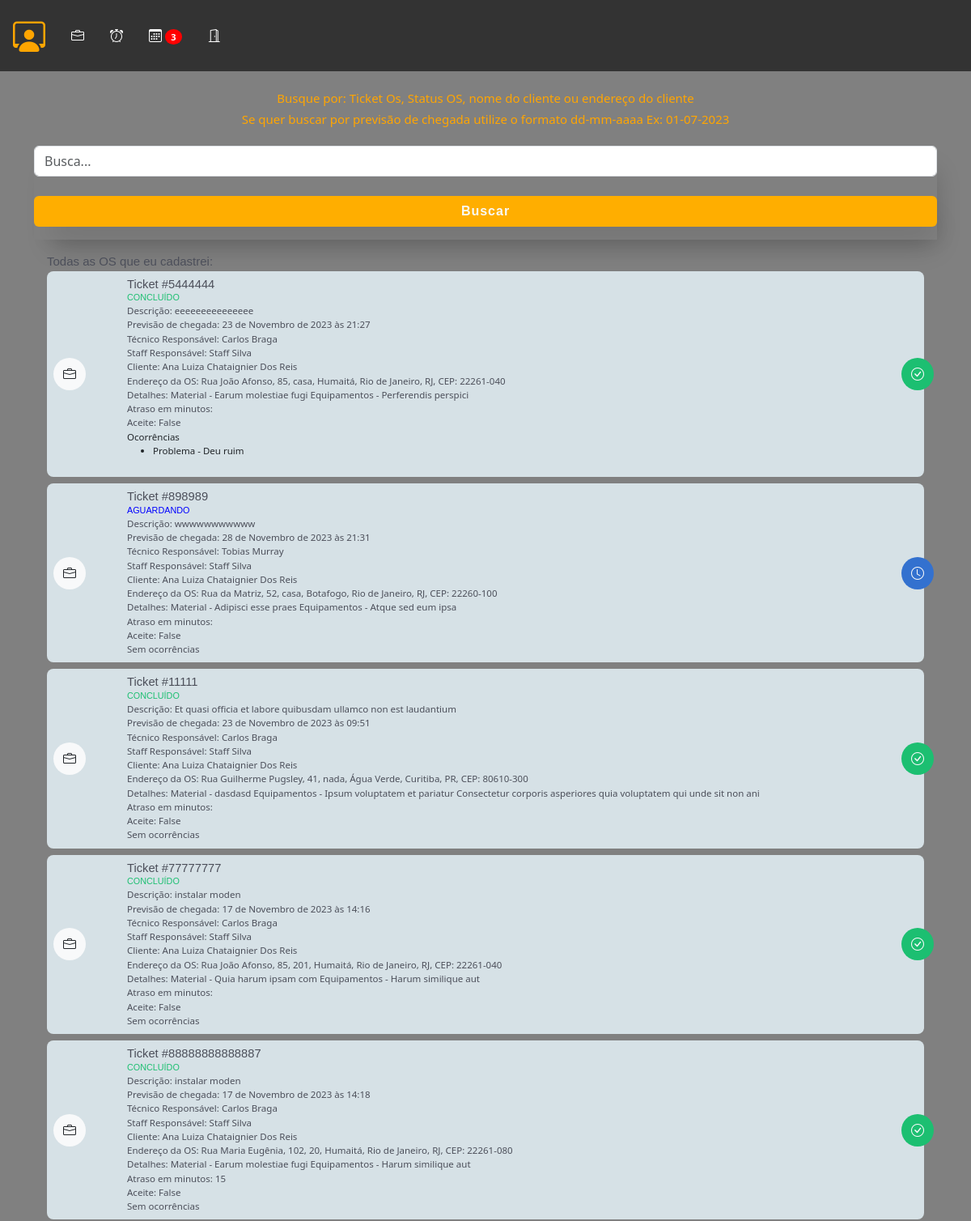
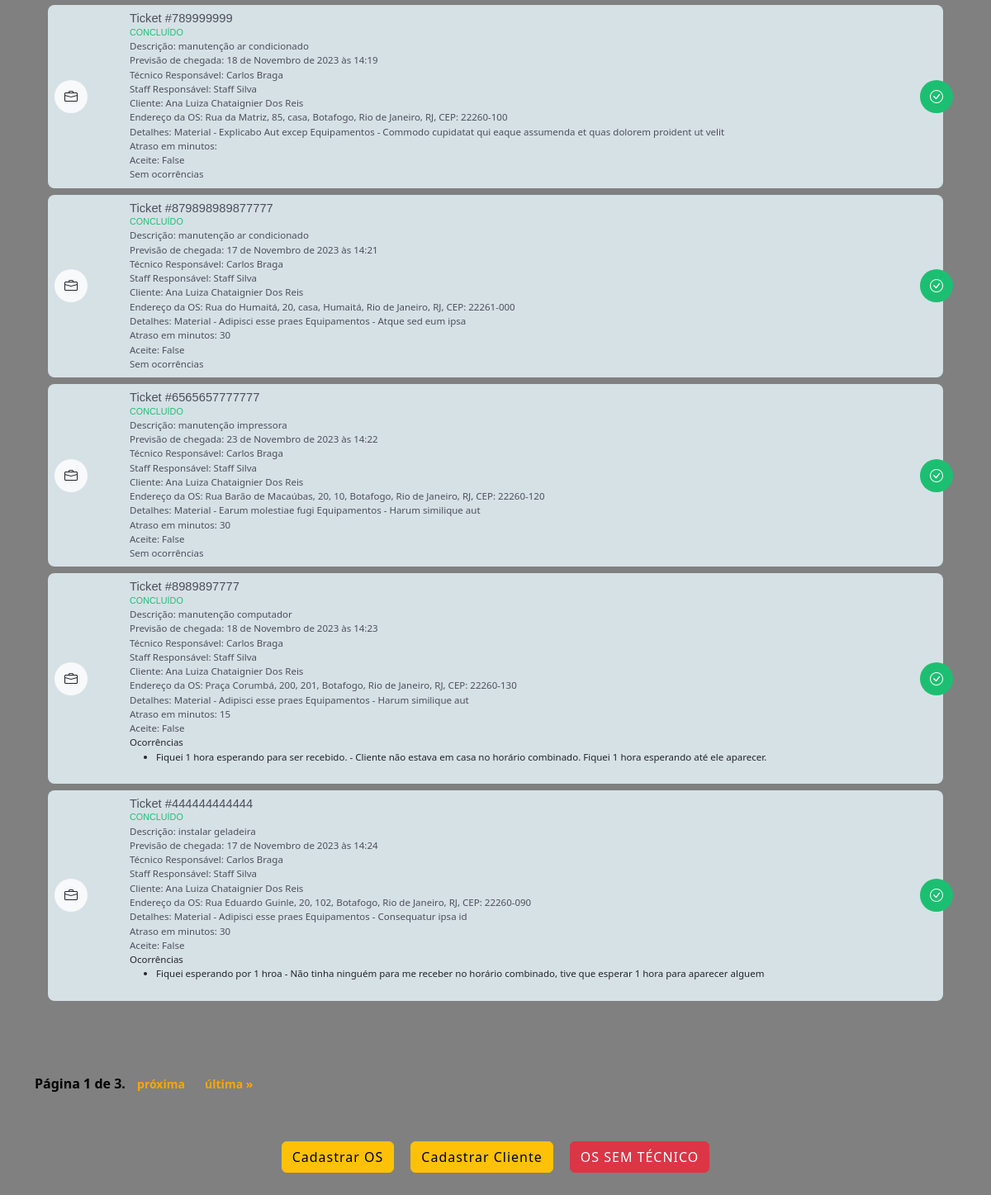
The app's page /staff/lista_os/ (signed in) with its own data (2 pictures, top to bottom).
### staff/models.py (models this page shows, shortened)
class OrdemDeServico(models.Model):
    ticket = models.CharField(max_length=200, unique=True)
    tecnico = models.ForeignKey(
        CustomUser,
        on_delete=models.CASCADE,
        related_name="ordens_técnico",
        null=True,
        default=None,
    )
    staff = models.ForeignKey(
        CustomUser, on_delete=models.CASCADE, related_name="ordens_staff"
    )
    descricao = models.TextField(max_length=600)
    previsao_chegada = models.DateTimeField(editable=True)
    previsao_execucao = models.DateTimeField(editable=True)
    material = models.CharField(max_length=100, validators=[MinLengthValidator(3)])
    equipamento = models.CharField(max_length=100, validators=[MinLengthValidator(3)])
    data_criacao = models.DateTimeField(auto_now_add=True)
    cliente = models.ForeignKey(Cliente, on_delete=models.CASCADE)
    endereco = models.ForeignKey(Endereco, on_delete=models.CASCADE)
    contrato = models.CharField(max_length=700, null=True, blank=True)
    atividade = models.CharField(max_length=50, choices=ACTIVITY_CHOICES)
    status_tecnico = models.CharField(max_length=50, choices=TECNICAL_CHOICES)
    status = models.CharField(
        max_length=10, choices=STATUS_CHOICES, default="Aguardando"
    )
    atraso_em_minutos = models.CharField(max_length=50, choices=ATRASO_CHOICES)
    atraso_descricao = models.TextField(max_length=400)
    descricao_reagendamento = models.TextField(max_length=400)
    vezes_reagendada = models.IntegerField(default=0)
    aceite = models.BooleanField(default=False)

class Cliente(models.Model):
    nome = models.CharField(max_length=50, validators=[MinLengthValidator(3)])
    rg = models.CharField(max_length=12, validators=[MinLengthValidator(3)])
    telefone1 = models.CharField(max_length=15, validators=[MinLengthValidator(3)])
    telefone2 = models.CharField(max_length=15, validators=[MinLengthValidator(3)])

class Ocorrencia(models.Model):
    ordem_de_servico = models.ForeignKey(
        OrdemDeServico, on_delete=models.CASCADE, related_name="ocorrencias"
    )
    titulo = models.CharField(max_length=100, validators=[MinLengthValidator(3)])
    descricao = models.TextField(max_length=600)
    data_criacao = models.DateTimeField(auto_now_add=True)
    foto = models.ImageField(upload_to="img/ocorrencias/", null=True, blank=True)
    video = models.FileField(upload_to="videos/ocorrencias/", null=True, blank=True)

### authentication/models.py (models this page shows, shortened)
class CustomUser(AbstractUser):
    telefone = models.CharField(max_length=15, null=False)
    endereco = models.ForeignKey(
        Endereco, on_delete=models.CASCADE, null=True, default=None
    )
    foto = models.ImageField(upload_to="img/perfil_user/", null=True, blank=True)
    email = models.EmailField(unique=True)

class Endereco(models.Model):
    cep = models.CharField(max_length=10)
    rua = models.CharField(max_length=30, validators=[MinLengthValidator(3)])
    bairro = models.CharField(max_length=20, validators=[MinLengthValidator(3)])
    cidade = models.CharField(max_length=20, validators=[MinLengthValidator(3)])
    estado = models.CharField(max_length=2, choices=STATE_CHOICES)
    numero = models.PositiveIntegerField(validators=[MinValueValidator(1)])
    complemento = models.CharField(max_length=100)
    def __str__(self):
        return f"{self.rua}, {self.numero}, {self.complemento}, {self.bairro}, {self.cidade}, {self.estado}, CEP: {self.cep}"

### staff/views.py (the view, shortened to what this page needs)
# urls.py: path("lista_os/", views.lista_os, name="lista_os"),
@user_passes_test(is_staff)
def lista_os(request):
    try:
        staff = request.user
        avisos = calcula_atraso_reagendamento(staff)
        data_atual = datetime.now().date()
        todas_as_ordens = OrdemDeServico.objects.filter(staff=staff)
        for ordem in todas_as_ordens:
            data_previsao = ordem.previsao_chegada.date()
            if data_previsao < data_atual and ordem.status in [
                "Atenção",
                "Urgente",
                "Aguardando",
            ]:
                ordem.status = "Reagendar"
                ordem.descricao_reagendamento = "Ordem ignorada pelo técnico"
                ordem.save()
        ordens = OrdemDeServico.objects.filter(
            staff=request.user,
            status__in=["Atenção", "Urgente", "Aguardando", "Concluído"],
        )
        filtros = request.GET.get("buscar")
    except Exception as e:
        return render(request, "error.html", {"error_message": str(e)})
    items_per_page = 10
    paginator = Paginator(ordens, items_per_page)
    page = request.GET.get("page")
    try:
        ordens = paginator.page(page)
    except PageNotAnInteger:
        ordens = paginator.page(1)
    except EmptyPage:
        ordens = paginator.page(paginator.num_pages)
    return render(
        request,
        "lista_os.html",
        {
            "ordens": ordens,
            **avisos,
        },
    )

### main/helpers.py (called while the page is built)
def is_staff(user):
    return user.groups.filter(name="Staff").exists()

### staff/helpers.py (called while the page is built)
def calcula_atraso_reagendamento(user):
    try:
        ordens_em_atraso = OrdemDeServico.objects.filter(
            staff=user,
            atraso_em_minutos__isnull=False,
            status__in=["Atenção", "Urgente", "Aguardando"],
            atraso_em_minutos__gt=0,
        )
        ordens_reagendar = OrdemDeServico.objects.filter(
            staff=user,
            status="Reagendar",
        )
        total_reagendar = len(ordens_reagendar)
        atrasos = len(ordens_em_atraso)
        return {"atrasos": atrasos, "total_reagendar": total_reagendar}
    except Exception as e:
        print(f"Erro ao calcular aviso: {e}")
        return {"atrasos": 0, "total_reagendar": 0}

### staff/templates/lista_os.html (shortened to what this page needs)
{% extends "base_staff.html" %}
{% load static %}
{% block rest %}
  <section id="lista_oc_scr">
    <div class="container">
      <div id="oc_lista">
        <br>
        <h5>Busque por: Ticket Os, Status OS, nome do cliente ou endereço do cliente</h5>
        <h5>Se quer buscar por previsão de chegada utilize o formato dd-mm-aaaa Ex: 01-07-2023</h5>
        <form id="form_buscar" class="box-shadow mt-4" method='GET' action="{% url 'lista_os' %}">
          <input type="text" class="form-control mt-3" name="buscar" placeholder="Busca...">
          <button type="submit" class="btn bg06 text-light w-100 box-shadow fs-6 font-bold mt-4 mb-3">Buscar</button>
        </form>
        <div class="tab-pane fade show active" id="pills-01" role="tabpanel" aria-labelledby="pills-home-tab" tabindex="0">
          <label class="mt-2 font-medium color04">Todas as OS que eu cadastrei:</label>
          {% for ordem in ordens %}
            <div class="oc_lista_item">
              <div class="row">
                <div class="col-2 col-md-1">
                  <div class="icon bg-light"><i class="bi bi-briefcase text-dark"></i></div>
                </div>
                <div class="col-10 col-md-11">
                    <div class="oc_l_nome font-medium color04">Ticket #{{ ordem.ticket }}</div>
                    <div class="oc_l_status font-medium {% if ordem.status == 'Urgente' %}color-red{% elif ordem.status == 'Atenção' %}color-yellow{% elif ordem.status == 'Aguardando' %}color-blue{% elif ordem.status == 'Concluído' %}color-green{% endif %}">{{ ordem.status }}</div>
                  <div class="oc_l_data color04 font-dark">Descrição: {{ ordem.descricao }}</div>
                  <div class="oc_l_data color04 font-dark">Previsão de chegada: {{ ordem.previsao_chegada }}</div>
                  <div class="oc_l_data color04 font-dark">Técnico Responsável: {{ ordem.tecnico.first_name }} {{ ordem.tecnico.last_name }}</div>
                  <div class="oc_l_data color04 font-dark">Staff Responsável: {{ ordem.staff.first_name }} {{ ordem.staff.last_name }}</div>
                  <div class="oc_l_data color04 font-dark">Cliente: {{ ordem.cliente.nome }}</div>
                  <div class="oc_l_data color04 font-dark">Endereço da OS: {{ ordem.endereco }}</div>
                  <div class="oc_l_data color04 font-dark">Detalhes: Material - {{ ordem.material}} Equipamentos - {{ordem.equipamento}}</div>
                  <div class="oc_l_data color04 font-dark">Atraso em minutos: {{ ordem.atraso_em_minutos }}</div>
                  <div class="oc_l_data color04 font-dark">Aceite: {{ ordem.aceite }}</div>
                  {% if ordem.ocorrencias.all %}
                    <div class="oc_l_data color07 font-dark ">
                      Ocorrências
                      <ul>
                        {% for ocorrencia in ordem.ocorrencias.all %}
                          <li>{{ ocorrencia.titulo }} - {{ ocorrencia.descricao }}</li>
                        {% endfor %}
                      </ul>
                    </div>
                  {% else %}
                    <div class="oc_l_data color04 font-dark">Sem ocorrências</div>
                  {% endif %}
                  {% if ordem.status == "Urgente" %}
                    <div class="status_icon bg05 text-light">
                      <i class="bi bi-exclamation-triangle-fill"></i>
                    </div>
                  {% elif ordem.status == "Atenção" %}
                    <div class="status_icon bg06 text-dark">
                      <i class="bi bi-flag"></i>
                    </div>
                  {% elif ordem.status == "Aguardando" %}
                    <div class="status_icon bg01 text-light">
                      <i class="bi bi-clock"></i>
                    </div>
                  {% elif ordem.status == "Concluído" %}
                    <div class="status_icon bg02 text-light">
                      <i class="bi bi-check-circle"></i>
                    </div>
                  {% endif %}
                </div>
              </div>
            </div>
          {% endfor %}
        </div>
      </div>
      <div class="pagination">
        <span class="step-links">
          <span class="current-page">
            Página {{ ordens.number }} de {{ ordens.paginator.num_pages }}.
          </span>
          {% if ordens.has_next %}
            <a href="?page={{ ordens.next_page_number }}">próxima</a>
            <a href="?page={{ ordens.paginator.num_pages }}">última &raquo;</a>
          {% endif %}
        </span>
      </div>
    </div>
  </section>
{% endblock %}

### main/templates/static/assets/css/app_mamminfo.css (style rules this page uses)
html { font-family: 'Noto', sans-serif;background: #ced0dc; }
.font-medium { font-family: 'NotoMedium', sans-serif;font-weight: 400; }
.font-bold { font-family: 'NotoBold', sans-serif;font-weight: 600; }
.bg01 { background: #3371cf; }
.bg02 { background: #1cbf71; }
.bg06 { background: #ffae00; }
.color04 { color: #4c4f5a; }
section { height: auto;min-height: 90vh;max-width: 100vw;width: 100%; }
.box-shadow { box-shadow: 10px 20px 32px -12px rgba(0,0,0,.2); }
.btn { letter-spacing: 1px; }
#oc_lista { padding-bottom: 72px; }
#oc_lista .tab-pane { padding: 8px 16px; }
#oc_lista .oc_lista_item { background: #d6e1e6;border-radius: 8px;padding: 8px;position: relative;margin-bottom: 8px; }
#oc_lista .oc_lista_item .icon { width: 40px;height: 40px;border-radius: 40px;display: inline-block;text-align: center;line-height: 40px;position: absolute;l: 0;top: 0;bottom: 0;margin: auto; }
#oc_lista .oc_lista_item .oc_l_data { font-size: .72rem; }
#oc_lista .oc_lista_item .oc_l_nome { font-size: .92rem;line-height: 112%;white-space: nowrap;overflow: hidden;text-overflow: ellipsis; }
#oc_lista .oc_lista_item .oc_l_status { font-size: .675rem;text-transform: uppercase; }
#oc_lista .oc_lista_item .status_icon { width: 40px;height: 40px;border-radius: 40px;display: inline-block;text-align: center;line-height: 40px;position: absolute;right: -12px;top: 0;bottom: 0;margin: auto; }

### records on screen
OrdemDeServico: ticket "5444444", status "CONCLUÍDO", descricao "eeeeeeeeeeeeeee", previsao_chegada "23 de Novembro de 2023 às 21:27", tecnico.first_name "Carlos", tecnico.last_name "Braga", staff.first_name "Staff", staff.last_name "Silva", cliente.nome "Ana Luiza Chataignier Dos Reis", endereco "Rua João Afonso, 85, casa, Humaitá, Rio de Janeiro, RJ, CEP: 22261-040", material "Earum molestiae fugi", equipamento "Perferendis perspici", aceite "False"
Ocorrencia: titulo "Problema", descricao "Deu ruim"
OrdemDeServico: ticket "898989", status "AGUARDANDO", descricao "wwwwwwwwwww", previsao_chegada "28 de Novembro de 2023 às 21:31", tecnico.first_name "Tobias", tecnico.last_name "Murray", staff.first_name "Staff", staff.last_name "Silva", cliente.nome "Ana Luiza Chataignier Dos Reis", endereco "Rua da Matriz, 52, casa, Botafogo, Rio de Janeiro, RJ, CEP: 22260-100", material "Adipisci esse praes", equipamento "Atque sed eum ipsa", aceite "False", shows "Sem ocorrências"
OrdemDeServico: ticket "11111", status "CONCLUÍDO", descricao "Et quasi officia et labore quibusdam ullamco non est laudantium", previsao_chegada "23 de Novembro de 2023 às 09:51", tecnico.first_name "Carlos", tecnico.last_name "Braga", staff.first_name "Staff", staff.last_name "Silva", cliente.nome "Ana Luiza Chataignier Dos Reis", endereco "Rua Guilherme Pugsley, 41, nada, Água Verde, Curitiba, PR, CEP: 80610-300", material "dasdasd", equipamento "Ipsum voluptatem et pariatur Consectetur corporis asperiores quia voluptatem qui unde sit non ani", aceite "False", shows "Sem ocorrências"
OrdemDeServico: ticket "77777777", status "CONCLUÍDO", descricao "instalar moden", previsao_chegada "17 de Novembro de 2023 às 14:16", tecnico.first_name "Carlos", tecnico.last_name "Braga", staff.first_name "Staff", staff.last_name "Silva", cliente.nome "Ana Luiza Chataignier Dos Reis", endereco "Rua João Afonso, 85, 201, Humaitá, Rio de Janeiro, RJ, CEP: 22261-040", material "Quia harum ipsam com", equipamento "Harum similique aut", aceite "False", shows "Sem ocorrências"
OrdemDeServico: ticket "88888888888887", status "CONCLUÍDO", descricao "instalar moden", previsao_chegada "17 de Novembro de 2023 às 14:18", tecnico.first_name "Carlos", tecnico.last_name "Braga", staff.first_name "Staff", staff.last_name "Silva", cliente.nome "Ana Luiza Chataignier Dos Reis", endereco "Rua Maria Eugênia, 102, 20, Humaitá, Rio de Janeiro, RJ, CEP: 22261-080", material "Earum molestiae fugi", equipamento "Harum similique aut", atraso_em_minutos "15", aceite "False", shows "Sem ocorrências"
OrdemDeServico: ticket "789999999", status "CONCLUÍDO", descricao "manutenção ar condicionado", previsao_chegada "18 de Novembro de 2023 às 14:19", tecnico.first_name "Carlos", tecnico.last_name "Braga", staff.first_name "Staff", staff.last_name "Silva", cliente.nome "Ana Luiza Chataignier Dos Reis", endereco "Rua da Matriz, 85, casa, Botafogo, Rio de Janeiro, RJ, CEP: 22260-100", material "Explicabo Aut excep", equipamento "Commodo cupidatat qui eaque assumenda et quas dolorem proident ut velit", aceite "False", shows "Sem ocorrências"
OrdemDeServico: ticket "879898989877777", status "CONCLUÍDO", descricao "manutenção ar condicionado", previsao_chegada "17 de Novembro de 2023 às 14:21", tecnico.first_name "Carlos", tecnico.last_name "Braga", staff.first_name "Staff", staff.last_name "Silva", cliente.nome "Ana Luiza Chataignier Dos Reis", endereco "Rua do Humaitá, 20, casa, Humaitá, Rio de Janeiro, RJ, CEP: 22261-000", material "Adipisci esse praes", equipamento "Atque sed eum ipsa", atraso_em_minutos "30", aceite "False", shows "Sem ocorrências"
OrdemDeServico: ticket "6565657777777", status "CONCLUÍDO", descricao "manutenção impressora", previsao_chegada "23 de Novembro de 2023 às 14:22", tecnico.first_name "Carlos", tecnico.last_name "Braga", staff.first_name "Staff", staff.last_name "Silva", cliente.nome "Ana Luiza Chataignier Dos Reis", endereco "Rua Barão de Macaúbas, 20, 10, Botafogo, Rio de Janeiro, RJ, CEP: 22260-120", material "Earum molestiae fugi", equipamento "Harum similique aut", atraso_em_minutos "30", aceite "False", shows "Sem ocorrências"
OrdemDeServico: ticket "8989897777", status "CONCLUÍDO", descricao "manutenção computador", previsao_chegada "18 de Novembro de 2023 às 14:23", tecnico.first_name "Carlos", tecnico.last_name "Braga", staff.first_name "Staff", staff.last_name "Silva", cliente.nome "Ana Luiza Chataignier Dos Reis", endereco "Praça Corumbá, 200, 201, Botafogo, Rio de Janeiro, RJ, CEP: 22260-130", material "Adipisci esse praes", equipamento "Harum similique aut", atraso_em_minutos "15", aceite "False"
Ocorrencia: titulo "Fiquei 1 hora esperando para ser recebido.", descricao "Cliente não estava em casa no horário combinado. Fiquei 1 hora esperando até ele aparecer."
OrdemDeServico: ticket "444444444444", status "CONCLUÍDO", descricao "instalar geladeira", previsao_chegada "17 de Novembro de 2023 às 14:24", tecnico.first_name "Carlos", tecnico.last_name "Braga", staff.first_name "Staff", staff.last_name "Silva", cliente.nome "Ana Luiza Chataignier Dos Reis", endereco "Rua Eduardo Guinle, 20, 102, Botafogo, Rio de Janeiro, RJ, CEP: 22260-090", material "Adipisci esse praes", equipamento "Consequatur ipsa id", atraso_em_minutos "30", aceite "False"
Ocorrencia: titulo "Fiquei esperando por 1 hroa", descricao "Não tinha ninguém para me receber no horário combinado, tive que esperar 1 hora para aparecer alguem"

### other values on screen
{{ total_reagendar }} "3"
{{ ordens.number }} "1"
{{ ordens.paginator.num_pages }} "3"
